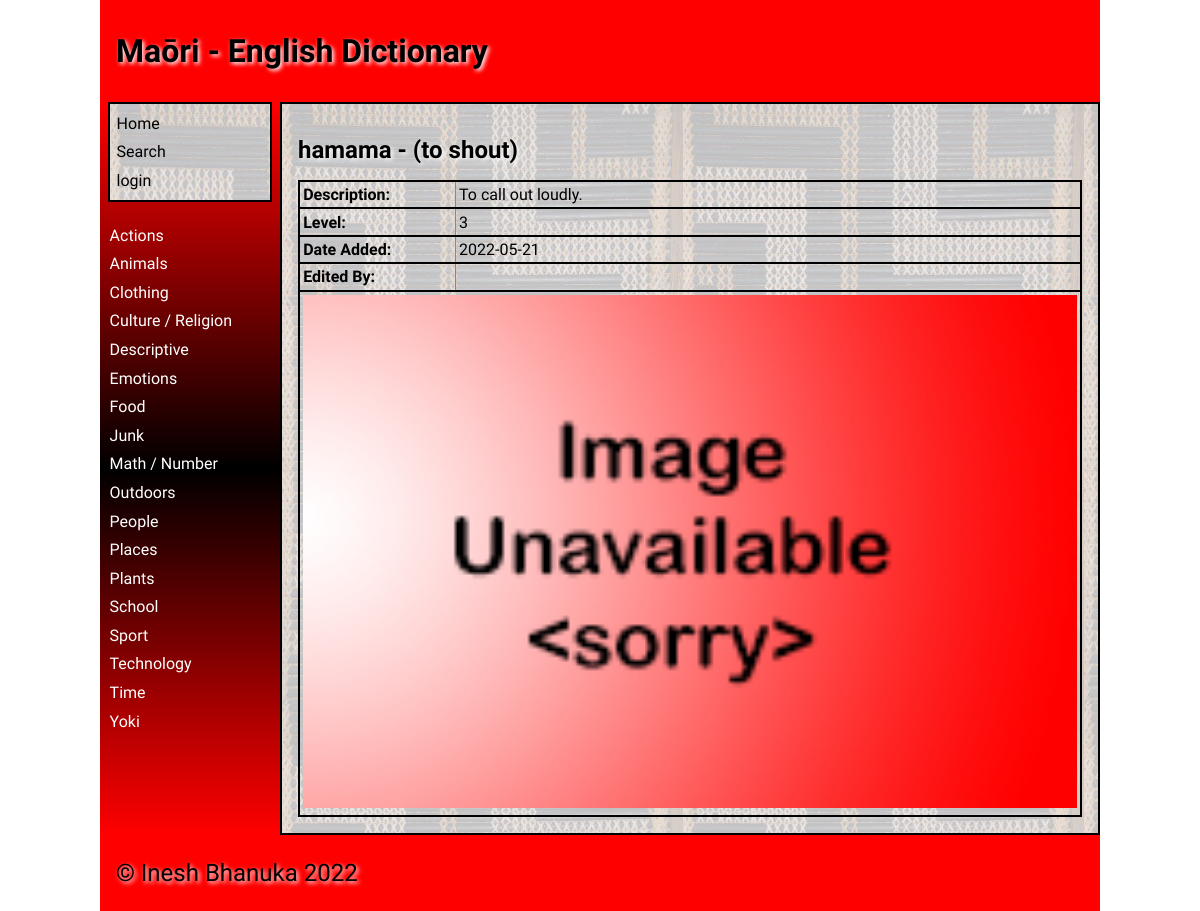
The page /word/1 on the database as committed earlier.
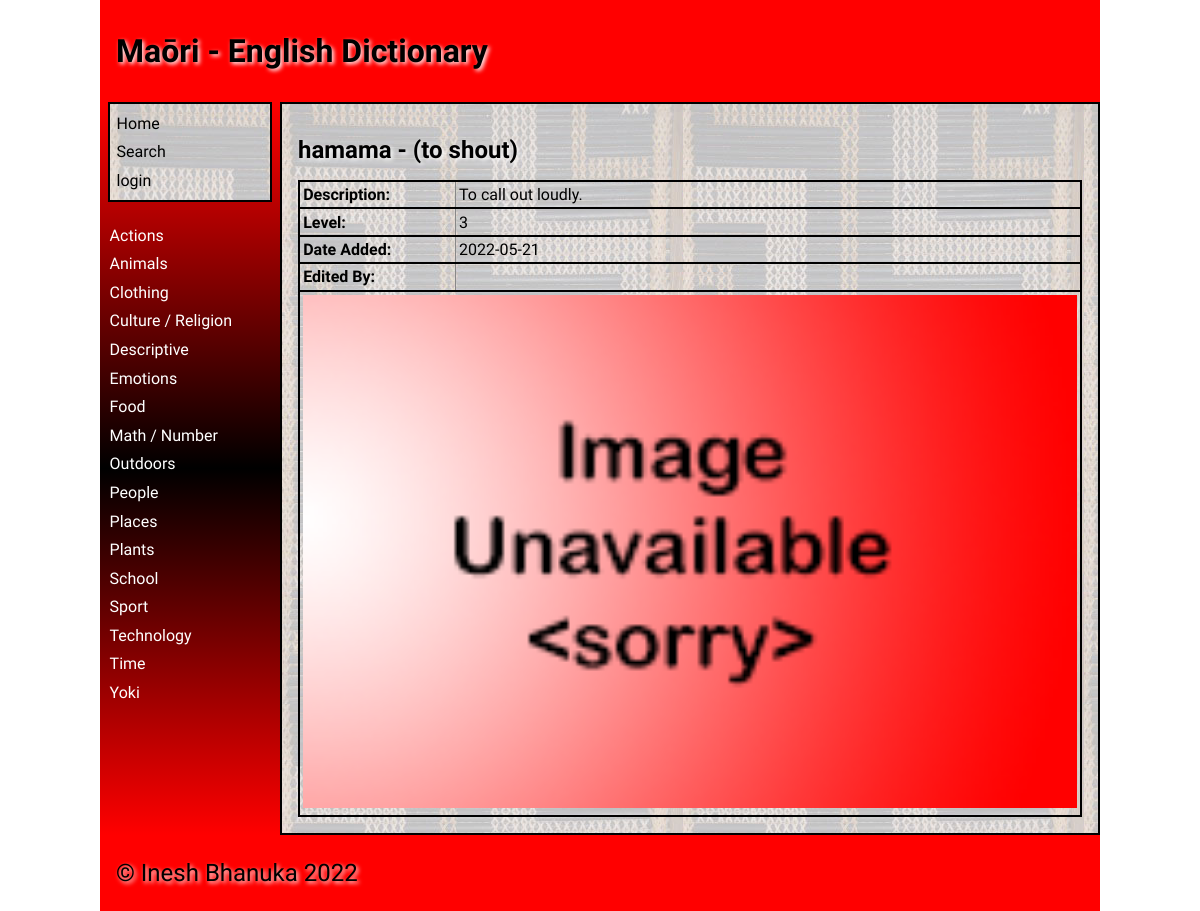
The same page on the database as committed later.
### tables this page shows
CREATE TABLE "category"
(
    id            integer
        primary key autoincrement,
    category_name varchar(30)
);

CREATE TABLE "dictionary"
(
    id          integer
        primary key autoincrement,
    maori       varchar(30),
    english     varchar(30),
    description varchar(1000),
    level       integer,
    category_id integer
        references category
            on delete cascade,
    user_id     integer
        references user_details
            on delete set null,
    date_added  datetime
);

### app.py (the view, shortened to what this page needs)
@app.route('/word/<id>', methods=["POST", "GET"])
def render_word(id):
    query = """SELECT d.id, d.maori, d.english, d.description, d.level, d.date_added, ifnull(u.first_name, ''), ifnull(u.last_name, '')
               FROM dictionary d
               LEFT JOIN user_details u on d.user_id = u.id
               WHERE d.id = ?"""
    query_results = execute_query(query, [id])
    if issubclass(type(query_results), Error) or len(query_results) == 0:
        return redirect('/?error=Word+could+not+be+retrieved+unknown+error')
    checked = []
    for i in range(1, 11):
        print(i)
        if query_results[0][4] == i:
            checked.append("checked")
        else:
            checked.append("")
    error = request.args.get('error')
    if error is None:
        error = ""
    breadcrumb = request.args.get("breadcrumb")
    if breadcrumb is None:
        breadcrumb = "/"
    return render_template('word.html'
                           , word_details=query_results
                           , logged_in=is_logged_in()
                           , error=error
                           , image_name=get_image_filename(query_results[0][2])
                           , checked=checked
                           , category_list=get_category_list()
                           , allow_edit=allow_edit()
                           , breadcrumb=breadcrumb)

### app.py (called while the page is built, shortened)
def get_connection(db_file):
    try:
        connection = sqlite3.connect(db_file)
        connection.execute('pragma foreign_keys=ON')
        return connection
    except Error as e:
        print(e)
    return None

def get_image_filename(english_name):
    path_file = f"{IMAGE_PATH}{english_name}.*"
    listing = glob.glob(path_file)
    for filename in listing:
        return os.path.basename(filename)
    return "noimage.png"

def is_logged_in():
    if session.get('email') is None:
        return False
    else:
        return True

def execute_query(query, args=None):
    connection = get_connection(DATABASE)
    cursor = connection.cursor()
    try:
        if args is None:
            cursor.execute(query)
        else:
            cursor.execute(query, args)
        query_results = cursor.fetchall()
    except sqlite3.Error as e:
        return e
    finally:
        if connection is not None:
            connection.close()
    return query_results

def get_category_list():
    category_list = execute_query("SELECT * FROM category ORDER BY category_name")
    if issubclass(type(category_list), Error):
        return []
    return category_list

def allow_edit():
    if not is_logged_in():
        return False

### templates/word.html (shortened to what this page needs)
{% extends "base.html" %}
    {% set id = word_details[0][0] %}
    {% set maori = word_details[0][1] %}
    {% set english = word_details[0][2] %}
    {% set description = word_details[0][3] %}
    {% set level = word_details[0][4] %}
    {% set image = image_name %}
    {% set date_added = word_details[0][5] %}
    {% set edited_by = word_details[0][6] + ' ' + word_details[0][7] %}
{% block main %}
    {% if logged_in and allow_edit %}
        <h2>{{ maori }} - ({{english}})<strong> -</strong> <a href="\delete_word\{{ id }}?breadcrumb={{ breadcrumb }}">Delete Word</a></h2>
    {% else %}
        <h2>{{ maori }} - ({{english}})</h2>
    {% endif %}
    <table class="word-table">
        <tbody>
            {% if maori != None %}
                <tr>
                    <td><strong>Description: </strong></td>
                    <td>{{ description }}</td>
                </tr>
                <tr>
                    <td><strong>Level: </strong></td>
                    <td>{{ level }}</td>
                </tr>
                <tr>
                    <td><strong>Date Added: </strong></td>
                    <td>{{ date_added }}</td>
                </tr>
                <tr>
                    <td><strong>Edited By: </strong></td>
                    <td>{{ edited_by }}</td>
                </tr>
                    <td colspan="2"><img src= "../static/images/{{ image }}"></td>
            {% endif %}
        </tbody>
    </table>
{% endblock %}

### templates/base.html (shortened to what this page needs)
<!doctype html>
<html lang="en">
<head>
	<link href="{{ url_for('static', filename='css/style.css') }}" rel="stylesheet">
</head>
<body>
	<div id="container">
		<header>
			<h1>{% block heading %}Maōri - English Dictionary{% endblock %}</h1>
		</header>
		<nav style="padding-top: 0">
			<ul>
                <div class="main-links">
                <li><a href="/" style="color: black;">Home</a></li>
				<li><a href="/search/~" style="color: black;">Search</a></li>
				{% if logged_in %}
                    {% if allow_edit %}
					    <li><a href="/addcategory" style="color: black;">Add Category</a></li>
                    {% endif %}
					<li><a href="/logout" style="color: black;">Logout</a></li>
                {% else %}
                    <li><a href="/login" style="color: black;">login</a></li>
                {% endif %}
                </div>
            <br>
                {% for category in category_list %}
                    <li><a href="/category/{{ category[0] }}">{{ category[1] }}</a></li>
                {% endfor %}
			</ul>
		</nav>
		<main style="border: solid black 2px">
            {% block main %}{% endblock %}
        </main>
		<footer>
			<p>
				&copy; Inesh Bhanuka 2022
			</p>
		</footer>
	</div>
</body>
</html>

### static/css/style.css (style rules this page uses)
* { font-family: Comfortaa, sans-serif; margin: 0; padding: 0; box-sizing: border-box; }
.main-links { background-image: url('../images/poutama.jpg'); padding: 5px; color: black !important; border: solid black 2px; }
#container { display: grid; grid-template-columns: 75px auto; grid-template-areas: 'nav header' 'main main' 'footer footer'; }
header { grid-area: header; background-color: #f00; padding: 1rem; }
nav { grid-area: nav; }
main { grid-area: main; padding: 1rem; background-color: #edd; }
h1, h2, h3, h4 { padding: 1rem 0; font-family: 'Suez One', serif; color: #000; text-shadow: 2px 2px 4px #fff; }
p { padding: 0.5rem 0; }
a { color: #222; }
img { width: 100%; }
table { width: 100%; border: 2px solid #666; border-collapse: collapse; }
.word-table tbody tr { border: 2px solid black; width: 100%; }
.word-table td:first-child { width: 20% }
th, td { border: 1px solid #888; padding: 0.2rem; text-align: left; }
tr td:last-child { width: 90px; }
footer { grid-area: footer; padding: 1rem; background-color: #f00; }
footer p { color: #000; text-shadow: 2px 2px 4px #fff; font-size: 1.5rem; }
@media only screen and (min-width: 768px) { #container { grid-template-columns: 180px auto; grid-template-areas: 'header header' 'nav main' 'footer footer'; } }
@media only screen and (min-width: 768px) { nav { background: linear-gradient(180deg, rgba(255,0,0,1) 0%, rgba(0, 0, 0, 1) 50%, rgba(255,0,0,1) 100%); padding: 0.5rem; } }
@media only screen and (min-width: 768px) { nav ul { list-style: none; } }
@media only screen and (min-width: 768px) { nav li { padding: 0.3rem 0 0.3rem 0.1rem; } }
@media only screen and (min-width: 768px) { nav a { color: #fff; text-decoration: none; } }
@media only screen and (min-width: 768px) { main { background-image: url('../images/poutama.jpg'); } }
@media only screen and (min-width: 1000px) { #container { width: 1000px; margin: auto; } }

Rows that differ between the two databases and show on the page:
removed category: category_name "Junk"
